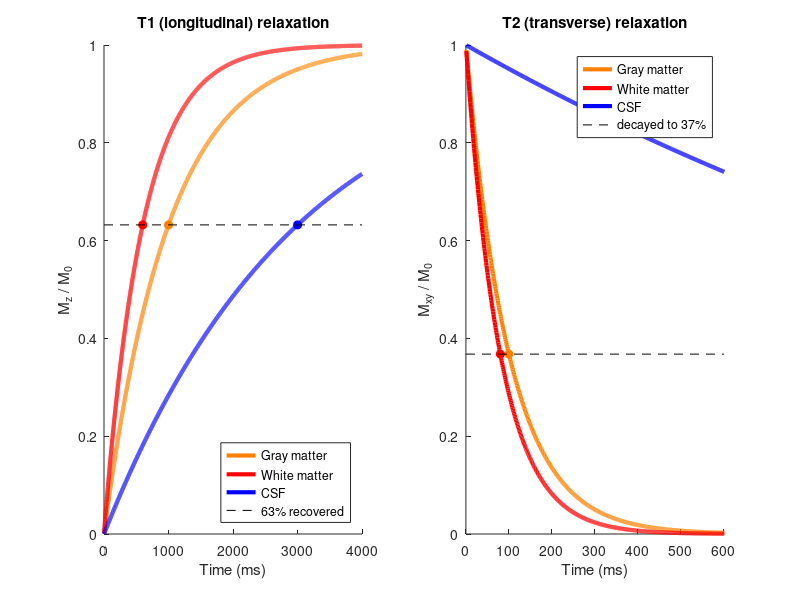
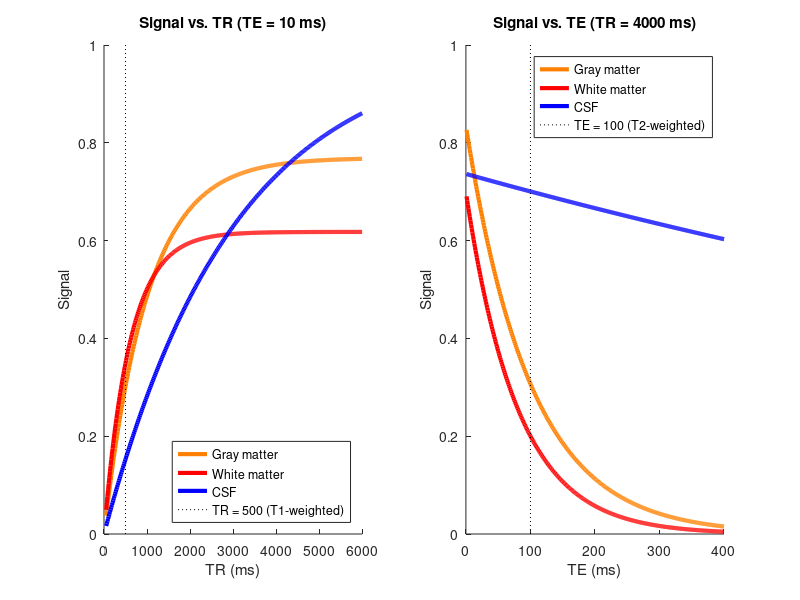
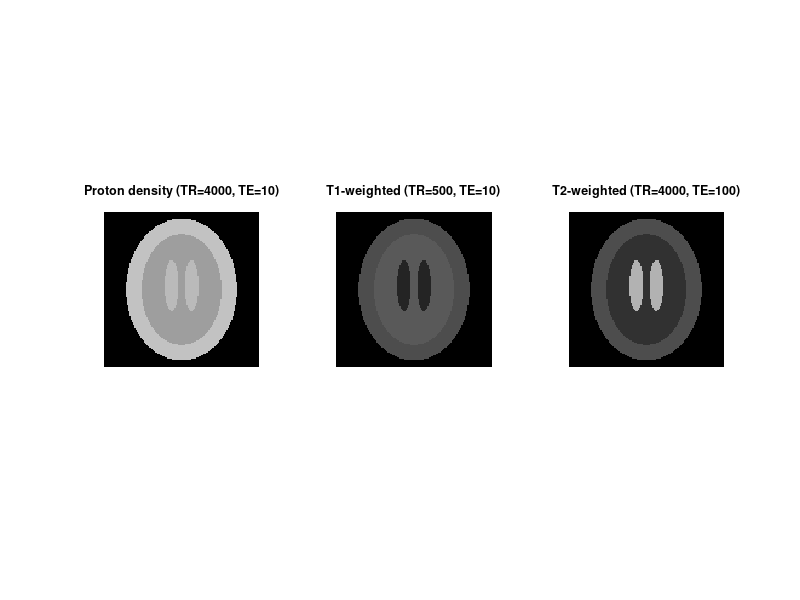
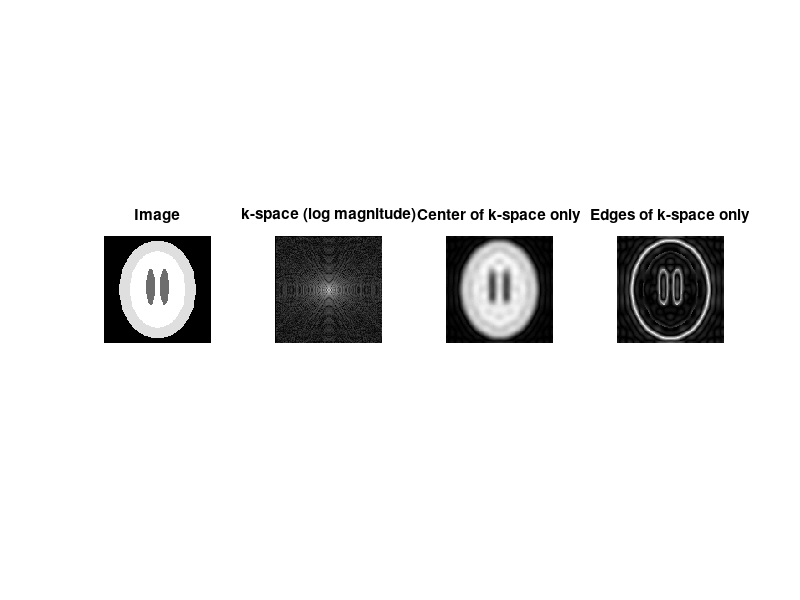

MATLAB code for these plots, in order: (Note: this script raises an error after producing the figures.)
%% Chapter 13 Lab: Fundamental MRI Physics (MATLAB)
% This lab accompanies Chapter 13, "Fundamental MRI Physics". You will plot
% T1 recovery and T2 decay curves for different tissues, use the MR signal
% equation to see how TR and TE create tissue contrast, render a digital
% head phantom as proton-density-, T1-, and T2-weighted images, and explore
% k-space with the 2D Fourier transform.
%
% Requirements: base MATLAB only (fft2/ifft2 are built in). CanlabCore is
% not required for this lab.
% Portions adapted from the CANlab tutorial "Lab 1: T1 decay and basic
% MATLAB" (canlab.github.io, github.com/canlab).
%
% Runtime: seconds. All data are simulated.
%
% Companion to: https://torwager.github.io/elements-of-fmri-tutorials/book/part3/ch13-fundamental-mri-physics

%% 1. T1 recovery and T2 decay: exponential curves
% After an RF pulse, longitudinal magnetization recovers as
%   Mz(t)  = M0 * (1 - exp(-t/T1))
% and transverse magnetization decays as
%   Mxy(t) = M0 * exp(-t/T2).
% The famous "63%" rule falls out of the base e: at t = T1 the recovery
% curve reaches 1 - 1/e = 0.63, and at t = T2 the decay curve has fallen
% to 1/e = 0.37. Check the constant:

1 / exp(1)     % approximately 0.3679

% Define the relaxation functions as anonymous functions of time and a
% tissue-specific constant:

t1relax = @(t, T1) 1 - exp(-t ./ T1);   % longitudinal recovery
t2decay = @(t, T2) exp(-t ./ T2);       % transverse decay

% Illustrative tissue constants (ms) and relative proton densities:
%                 T1      T2     rho
% Gray matter    1000     100    0.85
% White matter    600      80    0.70
% CSF            3000    2000    1.00

T1s = [1000 600 3000];   % T1 per tissue (ms): [gray, white, CSF]
T2s = [100 80 2000];     % T2 per tissue (ms): [gray, white, CSF]
rhos = [0.85 0.70 1.00]; % relative proton density: [gray, white, CSF]
names = {'Gray matter', 'White matter', 'CSF'};
colors = [1 .5 0; 1 0 0; 0 0 1];        % orange, red, blue

%% 2. Plot the relaxation curves for each tissue
% Each curve crosses the dashed line exactly at its own time constant.
% At any single readout time the tissues sit at different heights --
% that vertical separation IS tissue contrast.

t = 1:4000;                             % time after excitation (ms)

figure('Name', 'Relaxation curves');

subplot(1, 2, 1); hold on;
for i = 1:3
    plot(t, t1relax(t, T1s(i)), 'Color', colors(i, :), 'LineWidth', 3);
    plot(T1s(i), 1 - 1/exp(1), 'o', 'Color', colors(i, :), ...
        'MarkerFaceColor', colors(i, :), 'HandleVisibility', 'off');
end
plot([0 4000], [1 - 1/exp(1), 1 - 1/exp(1)], 'k--');
xlabel('Time (ms)'); ylabel('M_z / M_0');
title('T1 (longitudinal) relaxation');
legend([names, {'63% recovered'}], 'Location', 'southeast');

subplot(1, 2, 2); hold on;
for i = 1:3
    plot(t, t2decay(t, T2s(i)), 'Color', colors(i, :), 'LineWidth', 3);
    plot(T2s(i), 1/exp(1), 'o', 'Color', colors(i, :), ...
        'MarkerFaceColor', colors(i, :), 'HandleVisibility', 'off');
end
plot([0 600], [1/exp(1), 1/exp(1)], 'k--');
xlim([0 600]);
xlabel('Time (ms)'); ylabel('M_{xy} / M_0');
title('T2 (transverse) relaxation');
legend([names, {'decayed to 37%'}]);

%% 3. The signal equation: how TR and TE create contrast
% A pulse sequence excites the spins every TR ms and reads out TE ms after
% each excitation. The measured signal from a tissue is approximately
%   S = rho * (1 - exp(-TR/T1)) * exp(-TE/T2)
% The first factor is longitudinal recovery (T1 term, set by TR); the
% second is remaining transverse signal (T2 term, set by TE).
%
% Classic regimes:
%   long TR + short TE          -> proton-density image
%   intermediate TR + short TE  -> T1-weighted image
%   long TR + intermediate TE   -> T2-weighted image

signal = @(TR, TE, T1, T2, rho) rho .* (1 - exp(-TR ./ T1)) .* exp(-TE ./ T2);

TRs = linspace(50, 6000, 400);          % TR values to sweep (ms)
TEs = linspace(1, 400, 400);            % TE values to sweep (ms)

figure('Name', 'Signal equation');

subplot(1, 2, 1); hold on;
for i = 1:3
    plot(TRs, signal(TRs, 10, T1s(i), T2s(i), rhos(i)), ...
        'Color', colors(i, :), 'LineWidth', 3);
end
plot([500 500], [0 1], 'k:');           % a T1-weighted choice
xlabel('TR (ms)'); ylabel('Signal');
title('Signal vs. TR (TE = 10 ms)');
legend([names, {'TR = 500 (T1-weighted)'}], 'Location', 'southeast');

subplot(1, 2, 2); hold on;
for i = 1:3
    plot(TEs, signal(4000, TEs, T1s(i), T2s(i), rhos(i)), ...
        'Color', colors(i, :), 'LineWidth', 3);
end
plot([100 100], [0 1], 'k:');           % a T2-weighted choice
xlabel('TE (ms)'); ylabel('Signal');
title('Signal vs. TE (TR = 4000 ms)');
legend([names, {'TE = 100 (T2-weighted)'}]);

% Left panel: at intermediate TR, white > gray > CSF (T1 contrast); at
% long TR all tissues converge toward their proton densities.
% Right panel: at intermediate TE, CSF >> gray > white (T2 contrast).

%% 4. A digital head phantom in three contrasts
% Build a simple "head" from ellipses -- a gray-matter shell, white-matter
% interior, and two CSF-filled ventricles -- then evaluate the signal
% equation voxelwise at three (TR, TE) settings.

n = 128;                                 % image matrix size (n-by-n voxels)
[x, y] = meshgrid(linspace(-1, 1, n));   % voxel coordinate grids on [-1, 1]
ellipse = @(cx, cy, axr, ayr) ((x - cx) ./ axr).^2 + ((y - cy) ./ ayr).^2 < 1;

labels = zeros(n);                       % 0 = background
labels(ellipse(0, 0, 0.72, 0.92)) = 1;   % gray-matter shell
labels(ellipse(0, 0, 0.52, 0.72)) = 2;   % white-matter interior
labels(ellipse(-0.13, -0.05, 0.09, 0.33)) = 3;   % left ventricle (CSF)
labels(ellipse(+0.13, -0.05, 0.09, 0.33)) = 3;   % right ventricle (CSF)

weighted_image = @(TR, TE) ...
    (labels == 1) .* signal(TR, TE, T1s(1), T2s(1), rhos(1)) + ...
    (labels == 2) .* signal(TR, TE, T1s(2), T2s(2), rhos(2)) + ...
    (labels == 3) .* signal(TR, TE, T1s(3), T2s(3), rhos(3));

settings = {'Proton density (TR=4000, TE=10)', 4000, 10; ...
            'T1-weighted (TR=500, TE=10)',      500, 10; ...
            'T2-weighted (TR=4000, TE=100)',   4000, 100};

figure('Name', 'Contrast weighting');
for s = 1:3
    subplot(1, 3, s);
    imagesc(weighted_image(settings{s, 2}, settings{s, 3}), [0 1]);
    axis image off; title(settings{s, 1}, 'FontSize', 9);
end
colormap gray;

% Proton density: all tissues bright and similar (water content only).
% T1-weighted: white > gray, ventricles dark -- the classic anatomical scan.
% T2-weighted: ventricles glow, white matter dark. Pathology with extra
% water (edema, tumors) lights up here, hence its clinical popularity.
%
% Try it: set TR very short AND TE long -- both factors suppress signal at
% once, giving a dim, useless image. That combination is never used.

%% 5. k-space: images as sums of spatial frequencies
% The scanner measures the 2D Fourier transform of the slice, one spatial
% frequency (kx, ky) at a time. We can go the other way: transform the
% phantom into k-space with fft2 and see what lives where.

img = weighted_image(500, 10);           % the T1-weighted phantom

F = fftshift(fft2(img));                 % image -> k-space (center in middle)
[kx, ky] = meshgrid((1:n) - n/2 - 1);    % k-space coordinate grids
k_radius = sqrt(kx.^2 + ky.^2);          % distance from k-space center

center_mask = k_radius < 10;             % keep radius < 10 (of 64): low spatial frequencies only

figure('Name', 'k-space filtering');
subplot(1, 4, 1); imagesc(img); axis image off; title('Image');
subplot(1, 4, 2); imagesc(log(1 + abs(F))); axis image off;
title('k-space (log magnitude)');
subplot(1, 4, 3);
imagesc(abs(ifft2(ifftshift(F .* center_mask)))); axis image off;
title('Center of k-space only');
subplot(1, 4, 4);
imagesc(abs(ifft2(ifftshift(F .* ~center_mask)))); axis image off;
title('Edges of k-space only');
colormap gray;

% Fraction of the total k-space energy inside the small center disk:
energy_fraction = sum(abs(F(center_mask)).^2, 'all') / sum(abs(F).^2, 'all')

% 1. k-space is brightest at its center: most image energy is in a few
%    low spatial frequencies.
% 2. Center only -> blurry but recognizable brain (gross shape/contrast).
%    This is why motion during central k-space lines is so damaging.
% 3. Edges only -> just outlines (fine detail and tissue boundaries).

%% 6. A single k-space point is a stripe pattern across the whole image
% Each k-space point encodes one 2D sinusoid spanning the entire field of
% view. Its distance from the k-space center sets the stripe frequency and
% its polar angle sets the orientation.

points = [3 0; 0 3; 10 6];               % (kx, ky) examples
ptitles = {'(k_x=3, k_y=0): vertical stripes', ...
           '(k_x=0, k_y=3): same freq, rotated 90\circ', ...
           '(k_x=10, k_y=6): higher freq, oblique'};

figure('Name', 'Single k-space points');
for s = 1:3
    Fp = zeros(n);
    Fp(n/2 + 1 + points(s, 2), n/2 + 1 + points(s, 1)) = 1;
    Fp(n/2 + 1 - points(s, 2), n/2 + 1 - points(s, 1)) = 1;  % conjugate pair
    subplot(1, 3, s);
    imagesc(real(ifft2(ifftshift(Fp)))); axis image off;
    title(ptitles{s}, 'FontSize', 9);
end
colormap gray;

% The first two points are equidistant from the origin, so their stripes
% have the same spacing but orientations 90 degrees apart. A real image is
% a weighted sum of thousands of these gratings; the inverse FFT is the
% bookkeeping that adds them up.

%% 7. Summary
% - T1 recovery and T2 decay are exponentials with tissue-specific time
%   constants; the "63%" rule follows from the base e.
% - S = rho*(1 - exp(-TR/T1))*exp(-TE/T2): TR and TE select which tissue
%   property dominates (PD, T1-weighted, or T2-weighted contrast).
% - Images are acquired in k-space; the center carries gross structure and
%   most of the energy, the periphery carries fine detail, and the inverse
%   Fourier transform assembles the image.
% - T2*-weighted (functional) images use similar timing to T2-weighted
%   ones but add sensitivity to field inhomogeneities from deoxygenated
%   hemoglobin -- the bridge to BOLD physiology in Chapter 14.
